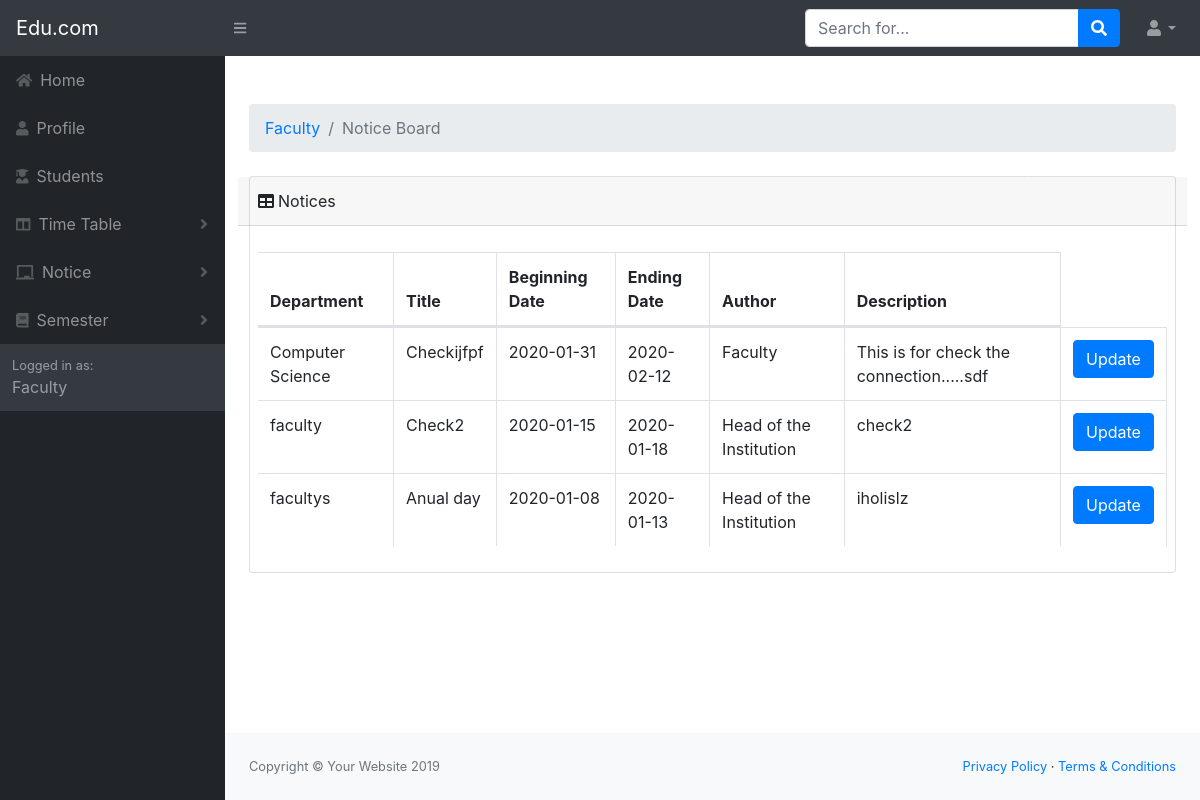
Screenshot of /view/faculty_notice_view.php (signed in) with the database file from the repository.
### tables this page shows
CREATE TABLE `notice` (
  `nid` int(11) NOT NULL,
  `author` varchar(30) NOT NULL,
  `dept_name` varchar(30) NOT NULL,
  `title` varchar(100) NOT NULL,
  `sdate` date NOT NULL,
  `edate` date NOT NULL,
  `description` varchar(500) NOT NULL
);

### view/Faculty_notice_view.php (the view, shortened to what this page needs)
<!DOCTYPE html>
<html lang="en">
    <head>
        <link href="css/styles.css" rel="stylesheet" />
        <link href="https://cdn.datatables.net/1.10.20/css/dataTables.bootstrap4.min.css" rel="stylesheet" />
    </head>
    <body class="sb-nav-fixed">
        <nav class="sb-topnav navbar navbar-expand navbar-dark bg-dark">
            <a class="navbar-brand" href="index.html">Edu.com</a><button class="btn btn-link btn-sm order-1 order-lg-0" id="sidebarToggle" href="admin_home.php"><i class="fas fa-bars"></i></button
            >
            <form class="d-none d-md-inline-block form-inline ml-auto mr-0 mr-md-3 my-2 my-md-0">
                <div class="input-group">
                    <input class="form-control" type="text" placeholder="Search for..." aria-label="Search" aria-describedby="basic-addon2" />
                    <div class="input-group-append">
                        <button class="btn btn-primary" type="button"><i class="fas fa-search"></i></button>
                    </div>
                </div>
            </form>
            <ul class="navbar-nav ml-auto ml-md-0">
                <li class="nav-item dropdown">
                    <a class="nav-link dropdown-toggle" id="userDropdown" href="#" role="button" data-toggle="dropdown" aria-haspopup="true" aria-expanded="false"><i class="fas fa-user fa-fw"></i></a>
                </li>
            </ul>
        </nav>
        <div id="layoutSidenav">
                    <div id="layoutSidenav_nav">
                        <nav class="sb-sidenav accordion sb-sidenav-dark" id="sidenavAccordion">
                            <div class="sb-sidenav-menu">
                                <div class="nav">
                                    <a class="nav-link" href="faculty_home.php"
                                        ><div class="sb-nav-link-icon"><i class="fas fa-home"></i></div>
                                        Home</a
                                    >
                                    <a class="nav-link" href="faculty_profile_edit.php"
                                        ><div class="sb-nav-link-icon"><i class="fas fa-user"></i></div>
                                        Profile</a
                                    >
                                    <a class="nav-link" href="faculty_home.php"
                                        ><div class="sb-nav-link-icon"><i class="fas fa-user-graduate"></i></div>
                                        Students</a
                                    >
                                    <a class="nav-link collapsed" href="#" data-toggle="collapse" data-target="#collapseL" aria-expanded="false" aria-controls="collapseLayouts"
                                        ><div class="sb-nav-link-icon"><i class="fas fa-columns"></i></div>
                                        Time Table
                                        <div class="sb-sidenav-collapse-arrow"><i class="fas fa-angle-down"></i></div
                                    ></a>
                                    <a class="nav-link collapsed" href="#" data-toggle="collapse" data-target="#collapse" aria-expanded="false" aria-controls="collapseLayouts"
                                        ><div class="sb-nav-link-icon"><i class="fas fa-chalkboard"></i></div>
                                        Notice
                                        <div class="sb-sidenav-collapse-arrow"><i class="fas fa-angle-down"></i></div
                                    ></a>
                                    <a class="nav-link collapsed" href="#" data-toggle="collapse" data-target="#collapseLayouts" aria-expanded="false" aria-controls="collapseLayouts"
                                        ><div class="sb-nav-link-icon"><i class="fas fa-book"></i></div>
                                        Semester
                                        <div class="sb-sidenav-collapse-arrow"><i class="fas fa-angle-down"></i></div
                                    ></a>
                            </div>
                                <div class="sb-sidenav-footer">
                                    <div class="small">Logged in as:</div>
                                    Faculty
                                </div>
                        </nav>
                    </div>
            <div id="layoutSidenav_content">
                <main>
                    <div class="container-fluid mt-5">
                        <ol class="breadcrumb mb-4">
                            <li class="breadcrumb-item"><a href="admin_home.php">Faculty</a></li>
                            <li class="breadcrumb-item active">Notice Board</li>
                        </ol>
                        <div class="card mb-4">
                            <div class="row">
                            <div class="col-10 card-header"><i class="fas fa-table mr-1"></i>Notices</div>
                            <div class="col-2 card-header">
                            </div>
                            <div class="card-body">
                                <div class="table-responsive">
                                    <table class="table table-bordered" id="dataTable" width="100%" cellspacing="0">
                                        <thead>
                                            <tr>
                                                <th>Department</th>
                                                <th>Title</th>
                                                <th>Beginning Date</th>
                                                <th>Ending Date</th>
                                                <th>Author</th>
                                                <th>Description</th>
                                            </tr>
                                        </thead>
                                        <?php
                                        include '../model/config/connection.php';
                                        $sql = "SELECT * FROM notice ORDER BY sdate DESC";
                                        $result = mysqli_query($conn,$sql);
                                        while($row = mysqli_fetch_assoc($result))
                                        {
                                    ?>
                                        <tbody>
                                            <tr>
                                            <form method="POST">
                                                <td><?php echo $row['dept_name']; ?></td>
                                                <td><?php echo $row['title']; ?></td>
                                                <td><?php echo $row['sdate']; ?></td>
                                                <td><?php echo $row['edate']; ?></td>
                                                <td><?php echo $row['author']; ?></td>
                                                <td><?php echo $row['description']; ?></td>
                                                <td><a class="btn btn-primary" href="faculty_notice_update.php?id=<?php echo $row['nid']; ?>">Update</a></td>
                                            </tr>
                                            <?php } ?>
                                        </tbody>
                                    </table>
                                </div>
                            </div>
                        </div>
                    </div>
                </main>
                <footer class="py-4 bg-light mt-auto">
                    <div class="container-fluid">
                        <div class="d-flex align-items-center justify-content-between small">
                            <div class="text-muted">Copyright &copy; Your Website 2019</div>
                            <div>
                                <a href="#">Privacy Policy</a>
                                &middot;
                                <a href="#">Terms &amp; Conditions</a>
                            </div>
                        </div>
                    </div>
                </footer>
            </div>
        </div>
    </body>
</html>

### rows the page displays
notice: dept_name "Computer Science", title "Checkijfpf", sdate "2020-01-31", edate "2020-02-12", author "Faculty", description "This is for check the connection.....sdf"
notice: dept_name "faculty", title "Check2", sdate "2020-01-15", edate "2020-01-18", author "Head of the Institution", description "check2"
notice: dept_name "facultys", title "Anual day", sdate "2020-01-08", edate "2020-01-13", author "Head of the Institution", description "iholislz"
